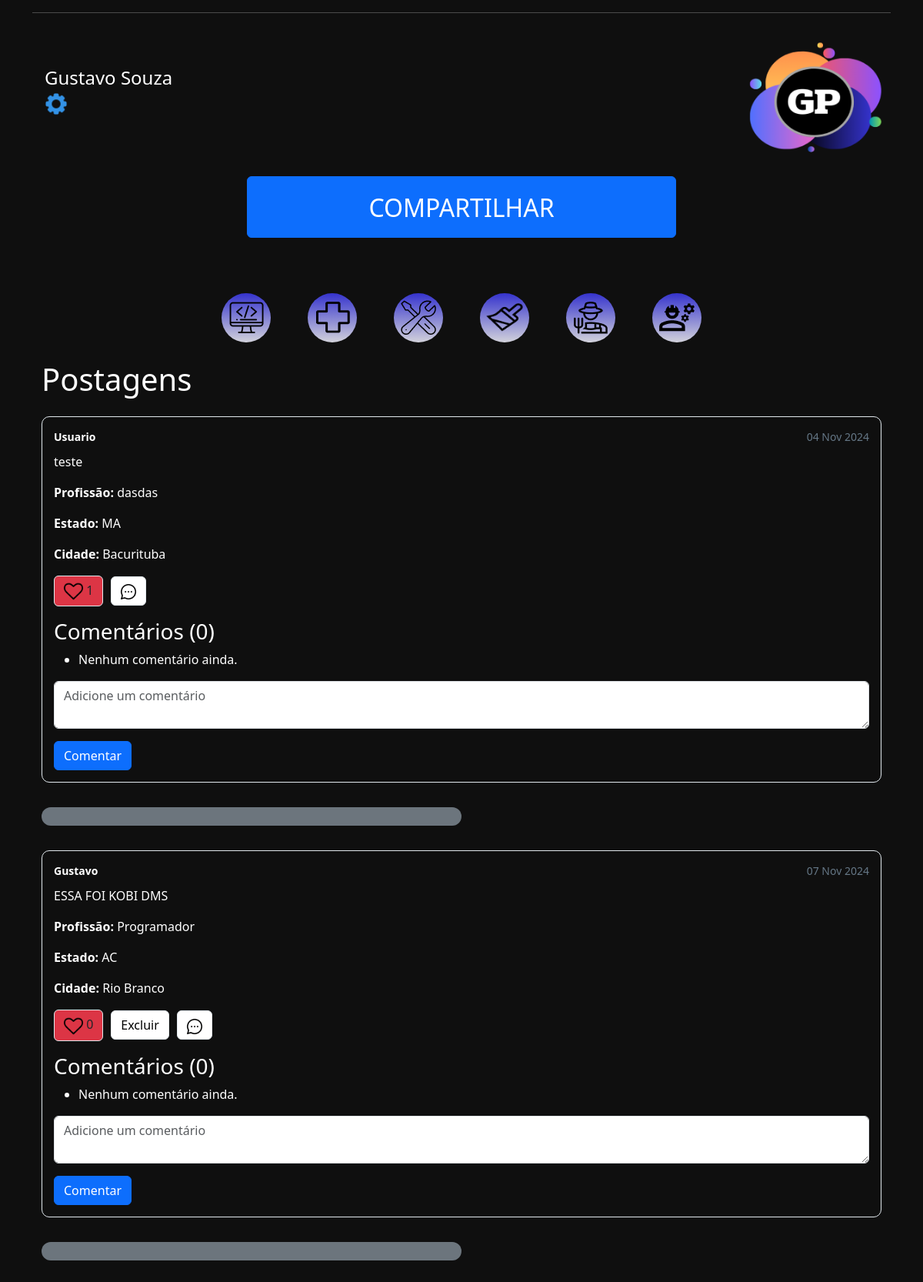
/ (signed in), run on an earlier commit of the app's database.
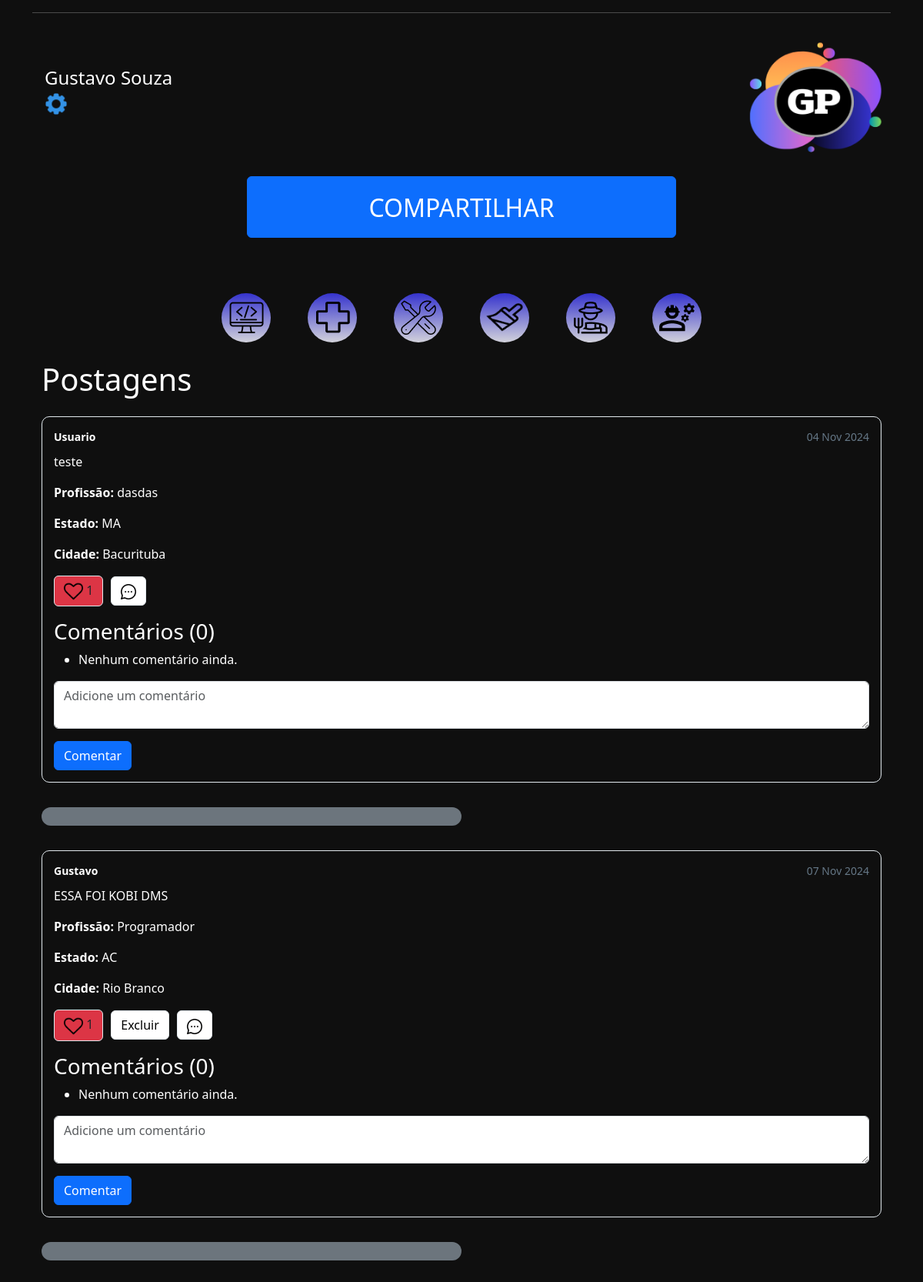
And on a later commit of the database.
### network/models.py (models this page shows, shortened)
class User(db.Model, UserMixin):
    id = db.Column(db.Integer, primary_key=True)
    nome = db.Column(db.String, nullable=True)
    sobrenome = db.Column(db.String, nullable=True)
    email = db.Column(db.String, nullable=True)
    senha = db.Column(db.String, nullable=True)
    last_login = db.Column(db.DateTime, nullable=True)
    imagem = db.Column(db.String, nullable=True, default='default.png')
    posts = db.relationship('Post', backref='user', lazy=True)
    post_comentarios = db.relationship('PostComentarios', backref='user', lazy=True)

class Post(db.Model):
    id = db.Column(db.Integer, primary_key=True)
    data_criacao = db.Column(db.DateTime, default=datetime.utcnow)
    mensagem = db.Column(db.String, nullable=True)
    estado = db.Column(db.String, nullable=True)
    cidade = db.Column(db.String, nullable=True)
    profissao = db.Column(db.String, nullable=True)
    imagem = db.Column(db.String, nullable=True, default='default.png')
    user_id = db.Column(db.Integer, db.ForeignKey('user.id'), nullable=True)
    comentarios = db.relationship('PostComentarios', backref='post', lazy=True)
    likes_count = db.Column(db.Integer, default=0)
    user_likes = db.relationship('UserLikes', backref='liked_post', lazy=True, cascade="all, delete-orphan")

### network/routes.py (the view, shortened to what this page needs)
@app.route('/', methods=['GET', 'POST'])
def homepage():
    if current_user.is_authenticated and current_user.email == "admin@admin.com":
        usuarios = User.query.all()
        return render_template('admin.html', usuarios=usuarios)
    form = LoginForm()
    context = {
        'dados': Post.query.all()
    }
    return render_template('index.html', form=form, context=context)

### network/forms.py (shortened to what this page needs)
class LoginForm(FlaskForm):
    email = StringField('E-Mail', validators=[DataRequired(), Email()])
    senha = PasswordField('Senha', validators=[DataRequired()])
    btnSubmit = SubmitField('Login')

### network/models.py (called while the page is built)
@login_manager.user_loader
def load_user(user_id):
    return User.query.get(user_id)

### network/templates/index.html (shortened to what this page needs)
<!DOCTYPE html>
<html lang="en">
<head>
    <link rel="stylesheet" href="{{ url_for('static', filename='styles/stylePaginaPrincipal.css') }}">
    <link rel="stylesheet" href="{{ url_for('static', filename='styles/styleLogin_Cadastro.css') }}">
</head>
<body>
    {% extends 'base.html' %}
    {% block content %}
    <div class="container">
        <hr>
        {% if current_user.is_authenticated %}
        <div>
            <div id="local-sidebar" class="row">
                <div class="d-flex align-items-center gap-3 mb-4 justify-content-between">
                    <div class="d-flex">
                        <div class="d-flex flex-column justify-content-center ms-3">
                            <span class="h4 mb-1">{{ current_user.nome }} {{ current_user.sobrenome }}</span>
                            <a href="{{ url_for('profile') }}" class="text-decoration-none">
                                <img src="{{ url_for('static', filename='assets/configuracao.png') }}" alt="Settings"
                                    width="30">
                            </a>
                        </div>
                    </div>
                    <div>
                        <a href="{{ url_for('homepage') }}">
                            <img src="{{ url_for('static', filename='assets/logo.png') }}" alt="Logo" width="200">
                        </a>
                    </div>
                </div>
                <div class="mb-4 d-flex justify-content-center">
                    <a href="{{ url_for('PostNovo') }}" class="btn btn-primary w-50 h-150 pt-3"
                        style="font-size: 2rem; font-weight: 500;">COMPARTILHAR</a>
                </div>
            </div>
            <div id="local-profi" class="mt-5">
                <div class="style-profi">
                    <a href="{{ url_for('filter_posts', profession='Programador') }}" class="rem-img">
                        <img src="{{ url_for('static', filename='assets/programador.png') }}" alt="" class="rem-img">
                    </a>
                </div>
                <div class="style-profi">
                    <a href="{{ url_for('filter_posts', profession='Medico') }}" class="rem-img">
                        <img src="{{ url_for('static', filename='assets/medico.png') }}" class="rem-img">
                    </a>
                </div>
                <div class="style-profi">
                    <a href="{{ url_for('filter_posts', profession='Mecanico') }}" class="rem-img">
                        <img src="{{ url_for('static', filename='assets/mecanico.png') }}" class="rem-img">
                    </a>
                </div>
                <div class="style-profi">
                    <a href="{{ url_for('filter_posts', profession='Pintor') }}" class="rem-img">
                        <img src="{{ url_for('static', filename='assets/pintor.png') }}" class="rem-img" width="48">
                    </a>
                </div>
                <div class="style-profi">
                    <a href="{{ url_for('filter_posts', profession='Fazendeiro') }}" class="rem-img">
                        <img src="{{ url_for('static', filename='assets/fazendeiro.png') }}" class="rem-img">
                    </a>
                </div>
                <div class="style-profi">
                    <a href="{{ url_for('filter_posts', profession='Trabalhador') }}" class="rem-img">
                        <img src="{{ url_for('static', filename='assets/trabalhador.png') }}" class="rem-img">
                    </a>
                </div>
            </div>
            <div class="container mt-4">
                <h1 class="mb-4">Postagens</h1>
                <tbody>
                    {% for post in context['dados'] %}
                    <tr class="post-row">
                        <td colspan="">
                            <div class="post-container">
                                <div class="post-header">
                                    <span class="post-username text-white">{{ post.user.nome }}</span>
                                    <span class="post-date">{{ post.data_criacao.strftime('%d %b %Y') }}</span>
                                </div>
                                <div class="post-content">
                                    <p>{{ post.mensagem }}</p>
                                    <p><strong>Profissão:</strong> {{ post.profissao }}</p>
                                    <p><strong>Estado:</strong> {{ post.estado }}</p>
                                    <p><strong>Cidade:</strong> {{ post.cidade }}</p>
                                </div>
                                <div class="post-actions">
                                    <form action="{{ url_for('like_post', post_id=post.id) }}" method="post"
                                        class="d-inline">
                                        <button type="submit" class="btn btn-black bg-danger">
                                            <img src="{{ url_for('static', filename='assets/like.png') }}"
                                                class="bg-danger" width="25px"> {{ post.likes_count }}
                                        </button>
                                    </form>
                                    {% if post.user_id == current_user.id %}
                                    <button type="button" class="btn btn-danger text-black" data-toggle="modal"
                                        data-target="#confirmDeleteModal{{ post.id }}">
                                        Excluir
                                    </button>
                                    {% endif %}
                                    <a href="{{ url_for('chat', post_id=post.id) }}" class="btn btn-white">
                                        <img src="{{ url_for('static', filename='assets/messenger.png') }}" width="20px"
                                            class="bg-white text-black">
                                    </a>
                                </div>
                                <div class="post-comments mt-3">
                                    <h3 class="text-white">Comentários ({{ post.comentarios|length }})</h3>
                                    <ul>
                                        {% for comentario in post.comentarios %}
                                        <li>
                                            <p><strong>{{ comentario.user.nome }}:</strong> {{ comentario.comentario
                                                }}</p>
                                            <p><small>Postado em: {{ comentario.data_criacao.strftime('%d/%m/%Y')
                                                    }}</small></p>
                                        </li>
                                        {% else %}
                                        <li>Nenhum comentário ainda.</li>
                                        {% endfor %}
                                    </ul>
                                    <form action="{{ url_for('add_comment', post_id=post.id) }}" method="post">
                                        <div class="form-group">
                                            <textarea name="comentario" class="form-control"
                                                placeholder="Adicione um comentário"></textarea>
                                        </div>
                                        <div class="mt-3">
                                            <button type="submit" class="btn btn-primary">Comentar</button>
                                        </div>
                                    </form>
                                </div>
                            </div>
                        </td>
                    </tr>
                    <div class="bg-secondary divisoria">
                    </div>
                    {% endfor %}
                </tbody>
            </div>
                    {% endif %}
                </div>
            </body>
            {% endblock %}

### network/templates/base.html (shortened to what this page needs)
<!DOCTYPE html>
<html lang="en">
<head>
    <link href="https://cdn.jsdelivr.net/npm/bootstrap@5.3.3/dist/css/bootstrap.min.css" rel="stylesheet">
</head>
<body>
    <section class="container-fluid mt-2">
        {% block content %} {% endblock %}
</body>
</html>

### network/static/styles/stylePaginaPrincipal.css (style rules this page uses)
* { padding: 0; margin: 0; background-color: #0F0F0F; color: white; }
#local-sidebar { display: flex; flex-direction: row; justify-content: space-between; }
.style-profi { width: 4rem; height: 4rem; background: linear-gradient(180deg, #3533CD 0%, #D2D2DB 100%); border-radius: 40px; display: flex; justify-content: center; align-items: center; }
#local-profi { display: flex; flex-direction: row; gap: 3rem; justify-content: center; }
.rem-img { background-color: transparent; }
.post-container { border: 1px solid #e1e8ed; border-radius: 10px; padding: 15px; }
.post-header { display: flex; justify-content: space-between; margin-bottom: 10px; font-size: 14px; color: #657786; }
.post-username { font-weight: bold; color: #14171a; }
.post-date { color: #657786; }
.post-content { font-size: 16px; margin-bottom: 10px; }
.post-actions { display: flex; align-items: center; gap: 10px; }
.post-actions .btn { background-color: #ffffff; border: 1px solid #e1e8ed; }
.btn-danger { background-color: #e0245e; border: none; }
.btn-primary { transition: background-color 0.3s, transform 0.3s; }
.w-50 { width: 50% !important; }
.h-150 { height: 80px !important; }
.divisoria { width: 50%; height: 1.5rem; border-radius: 2rem; margin-top: 2rem; margin-bottom: 2rem; display: flex; }

### network/static/styles/styleLogin_Cadastro.css (style rules this page uses)
* { background: #0F0F0F; margin: 0; padding: 0; box-sizing: border-box; }
body { justify-content: center; align-items: center; flex-direction: column; }

What changed in the data, as far as the page shows it:
changed Post "ESSA FOI KOBI DMS": likes_count "0" → "1"
